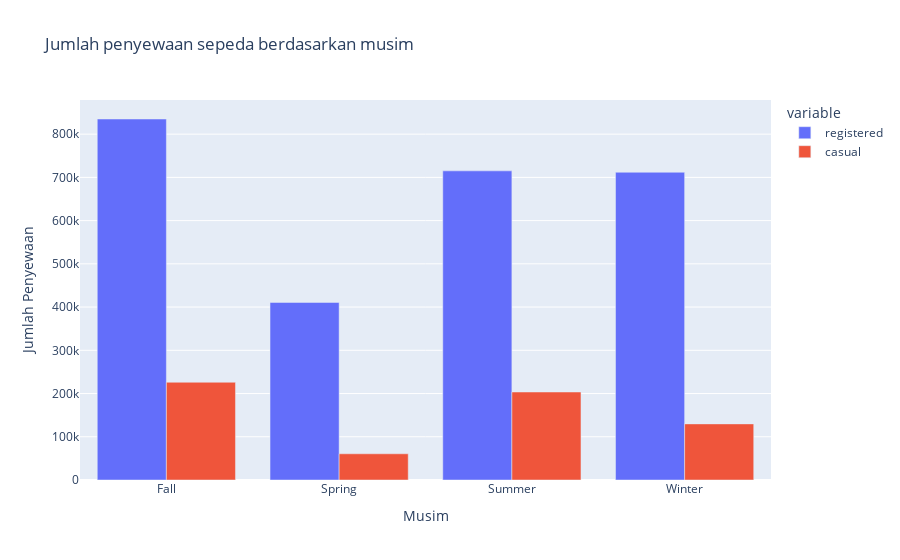

Notebook code cell kept with this figure:
### Markdown cell above
### **Pertanyaan 3: Bagaimana perbandingan jumlah penyewaan sepeda antara pengguna terdaftar (registered) dan pengguna kasual (casual) di setiap musim?**

### Code cell
seasonal_usage = day.groupby('season')[['registered', 'casual']].sum().reset_index()

fig = px.bar(seasonal_usage, x='season', y=['registered', 'casual'],
             title='Jumlah penyewaan sepeda berdasarkan musim',
             labels={'value': 'Jumlah Penyewaan', 'season': 'Musim'},
             barmode='group')
fig.show()

### Figure 1 — Plotly figure (JSON) as saved in the notebook; plotly's stock layout.template omitted (floating-point values rounded to 4 significant figures)
{"data": [{"alignmentgroup": "True", "hovertemplate": "variable=registered<br>Musim=%{x}<br>Jumlah Penyewaan=%{y}<extra></extra>", "legendgroup": "registered", "marker": {"color": "#636efa", "pattern": {"shape": ""}}, "name": "registered", "offsetgroup": "registered", "orientation": "v", "showlegend": true, "textposition": "auto", "type": "bar", "x": ["Fall", "Spring", "Summer", "Winter"], "xaxis": "x", "y": [835038, 410726, 715067, 711831], "yaxis": "y"}, {"alignmentgroup": "True", "hovertemplate": "variable=casual<br>Musim=%{x}<br>Jumlah Penyewaan=%{y}<extra></extra>", "legendgroup": "casual", "marker": {"color": "#EF553B", "pattern": {"shape": ""}}, "name": "casual", "offsetgroup": "casual", "orientation": "v", "showlegend": true, "textposition": "auto", "type": "bar", "x": ["Fall", "Spring", "Summer", "Winter"], "xaxis": "x", "y": [226091, 60622, 203522, 129782], "yaxis": "y"}], "layout": {"barmode": "group", "legend": {"title": {"text": "variable"}, "tracegroupgap": 0}, "title": {"text": "Jumlah penyewaan sepeda berdasarkan musim"}, "xaxis": {"anchor": "y", "domain": [0, 1], "title": {"text": "Musim"}}, "yaxis": {"anchor": "x", "domain": [0, 1], "title": {"text": "Jumlah Penyewaan"}}}}
